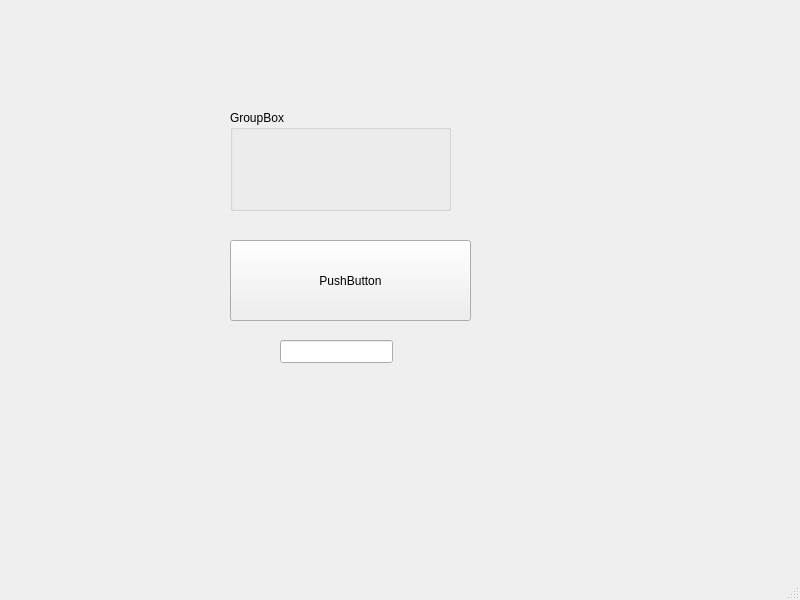
<?xml version="1.0" encoding="UTF-8"?>
<ui version="4.0">
 <class>MainWindow</class>
 <widget class="QMainWindow" name="MainWindow">
  <property name="geometry">
   <rect>
    <x>0</x>
    <y>0</y>
    <width>800</width>
    <height>600</height>
   </rect>
  </property>
  <property name="windowTitle">
   <string>MainWindow</string>
  </property>
  <widget class="QWidget" name="centralwidget">
   <widget class="QPushButton" name="pushButton">
    <property name="geometry">
     <rect>
      <x>230</x>
      <y>240</y>
      <width>241</width>
      <height>81</height>
     </rect>
    </property>
    <property name="text">
     <string>PushButton</string>
    </property>
   </widget>
   <widget class="QGroupBox" name="groupBox">
    <property name="geometry">
     <rect>
      <x>230</x>
      <y>110</y>
      <width>221</width>
      <height>101</height>
     </rect>
    </property>
    <property name="title">
     <string>GroupBox</string>
    </property>
   </widget>
   <widget class="QLineEdit" name="lineEdit">
    <property name="geometry">
     <rect>
      <x>280</x>
      <y>340</y>
      <width>113</width>
      <height>23</height>
     </rect>
    </property>
   </widget>
  </widget>
  <widget class="QMenuBar" name="menubar">
   <property name="geometry">
    <rect>
     <x>0</x>
     <y>0</y>
     <width>800</width>
     <height>21</height>
    </rect>
   </property>
  </widget>
  <widget class="QStatusBar" name="statusbar"/>
 </widget>
 <resources/>
 <connections/>
</ui>
